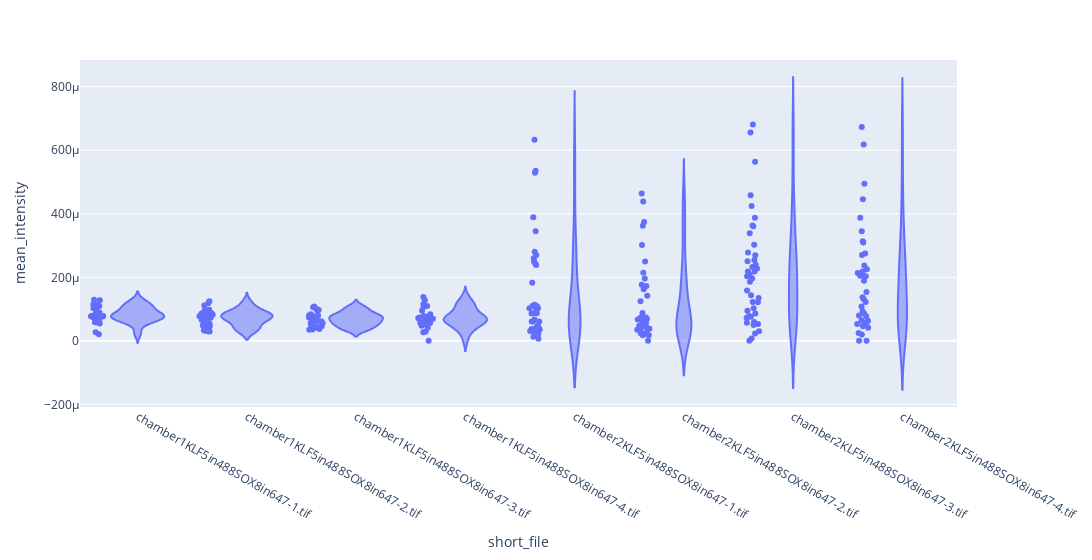

Notebook source saved alongside this figure:
### Markdown cell above
Make violin plots for the spots/area of all 8 files using the shortened name you created above, make sure you use points='all to visualize the individual cells.

### Code cell
px.violin(df, x='short_file', y='mean_intensity', points='all', width=1200)

### Figure 1 — Plotly figure (JSON) as saved in the notebook; plotly's stock layout.template omitted (floating-point values rounded to 4 significant figures; data arrays with more than 128 entries replaced by an {"elided": "..."} marker saying what was removed)
{"data": [{"alignmentgroup": "True", "box": {"visible": false}, "hovertemplate": "short_file=%{x}<br>mean_intensity=%{y}<extra></extra>", "legendgroup": "", "marker": {"color": "#636efa"}, "name": "", "offsetgroup": "", "orientation": "v", "points": "all", "scalegroup": "True", "showlegend": false, "type": "violin", "x": {"elided": "275 str values"}, "x0": " ", "xaxis": "x", "y": {"elided": "275 float values"}, "y0": " ", "yaxis": "y"}], "layout": {"legend": {"tracegroupgap": 0}, "margin": {"t": 60}, "violinmode": "group", "width": 1200, "xaxis": {"anchor": "y", "domain": [0, 1], "title": {"text": "short_file"}}, "yaxis": {"anchor": "x", "domain": [0, 1], "title": {"text": "mean_intensity"}}}}
